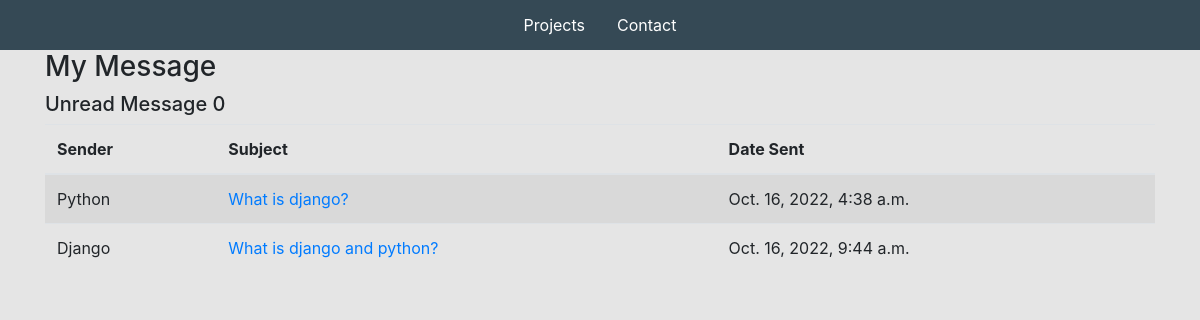
Screenshot of /inbox/ with the database file from the repository.
### base/models.py (models this page shows, shortened)
class Message(models.Model):
    name = models.CharField(max_length=255, null=True)
    email = models.CharField(max_length=255, null=True)
    subject = models.CharField(max_length=255, null=True)
    body = models.TextField()
    is_read = models.BooleanField(default=False)
    created = models.DateTimeField(auto_now_add=True)
    id = models.UUIDField(default=uuid.uuid4, unique=True, primary_key=True, editable=False)

### base/views.py (the view)
# urls.py: path('inbox/', views.inboxPage, name='inbox'),
def inboxPage(request):
    inbox = Message.objects.all().order_by('is_read')
    unreadCount = Message.objects.filter(is_read=False).count()
    context = {
        'inbox': inbox,
        'unreadCount': unreadCount,
    }
    return render(request, 'base/inbox.html', context)

### base/templates/base/inbox.html
{% extends 'base/main.html' %}
{% load static %}
{% block content %}
    <div class="container">
    <h3>My Message</h3>
    <h5>Unread Message {{ unreadCount }}</h5>
    <table class="table  table-striped">
    <thead>
        <tr>
            <th>Sender</th>
            <th>Subject</th>
            <th>Date Sent</th>
        </tr>
    </thead>
    <tbody>
        {% for message in inbox %}
            {% if message.is_read %}
            <tr>
                 {% else %}
            <tr style="font-weight: 900;">
                {% endif %}
                <td>{{ message.name }}</td>
        <td><a href="{% url 'message' message.id %}">{{ message.subject }}</a></td>
                <td>{{ message.created }}</td>
            </tr>
        {% endfor %}
    </tbody>
    </table>
    </div>
{% endblock content %}

### static/styles/main.css (style rules this page uses)
body { background-color: #e5e5e5; }

### rows the page displays
Message: name "Python", subject "What is django?", created "Oct. 16, 2022, 4:38 a.m."
Message: name "Django", subject "What is django and python?", created "Oct. 16, 2022, 9:44 a.m."

### other values shown
{{ unreadCount }} "0"
